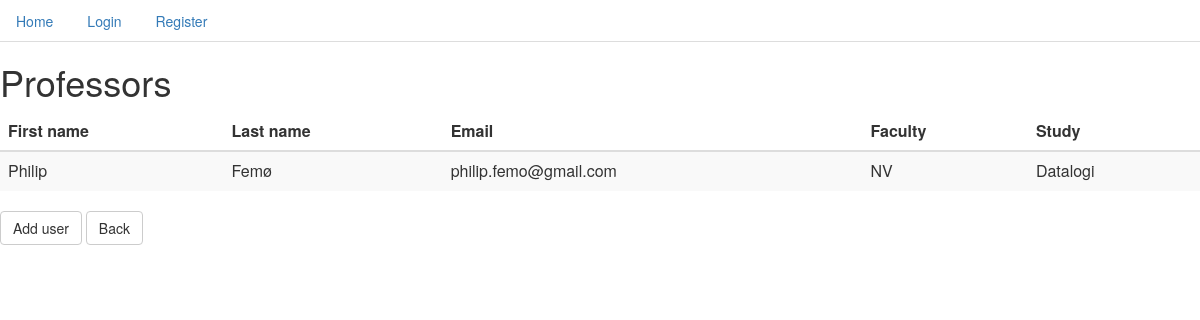
The page /users/list on the database its author committed.
### users/models.py (models this page shows, shortened)
class User(AbstractBaseUser):
    HUMANISTISK = 'HU'
    JURIDISK = 'JU'
    NATURVID = 'NV'
    SAMFUNDVID = 'SAV'
    SUNDHEDVID = 'SUV'
    TEOLOGISK = 'TE'
    FACULTY_CHOICES = (
        (HUMANISTISK, 'Humanistisk Fakultet'),
        (JURIDISK, 'Juridisk Fakultet'),
        (NATURVID, 'Naturvidenskabelige Fakultet'),
        (SAMFUNDVID, 'Samfundsvidenskabelige Fakultet'),
        (SUNDHEDVID, 'Sundhedsvidenskabelige Fakultet'),
        (TEOLOGISK, 'Teologiske Fakultet'),
    )
    STUDERENDE = 'S'
    PROFESSOR = 'P'
    ROLES_CHOICES = (
        (STUDERENDE, 'Studerende'),
        (PROFESSOR, 'Professor'),
    )
    roles = models.CharField(
        max_length = 3,
        choices = ROLES_CHOICES,
        default = STUDERENDE,
    )
    faculty = models.CharField(
        max_length = 3,
        choices = FACULTY_CHOICES,
        default = HUMANISTISK,
    )
    first_name = models.CharField(max_length=128)
    last_name = models.CharField(max_length=128)
    email = models.EmailField(unique=True)
    study = models.CharField(max_length=128)
    objects = UserManager()
    USERNAME_FIELD = 'email'
    REQUEIRED_FIELDS = ['first_name', 'last_name', 'faculty', 'study', 'roles']

### users/views.py (the view)
class IndexView(ListView):
    model = User
    template_name = "user_list.html"

### users/templates/user_list.html (shortened to what this page needs)
{% extends "base.html" %}
{% block content %}
<h1>Professors</h1>
<table class="table table-striped">
 <thead>
   <tr>
     <th>First name</th>
     <th>Last name</th>
     <th>Email</th>
     <th>Faculty</th>
     <th>Study</th>
   </tr>
 </thead>
 {% for user in object_list %}
   <tr>
     {% if user.roles == 'P' %}
     <td>{{ user.first_name }}</td>
     <td>{{ user.last_name }}</td>
     <td>{{ user.email }}</td>
     <td>{{ user.faculty }}</td>
     <td>{{ user.study }}</td>
   </tr>
   {% endif %}
 {% endfor %}
</table>
<a class="btn btn-default" href="{% url 'users:create_user' %}" role="button">Add user</a>
<a class="btn btn-default" href="{% url 'home.views.index' %}" role="button">Back</a>
{% endblock %}

### rows shown on the page
User: first_name "Philip", last_name "Femø", email "philip.femo@gmail.com", faculty "NV", study "Datalogi"
